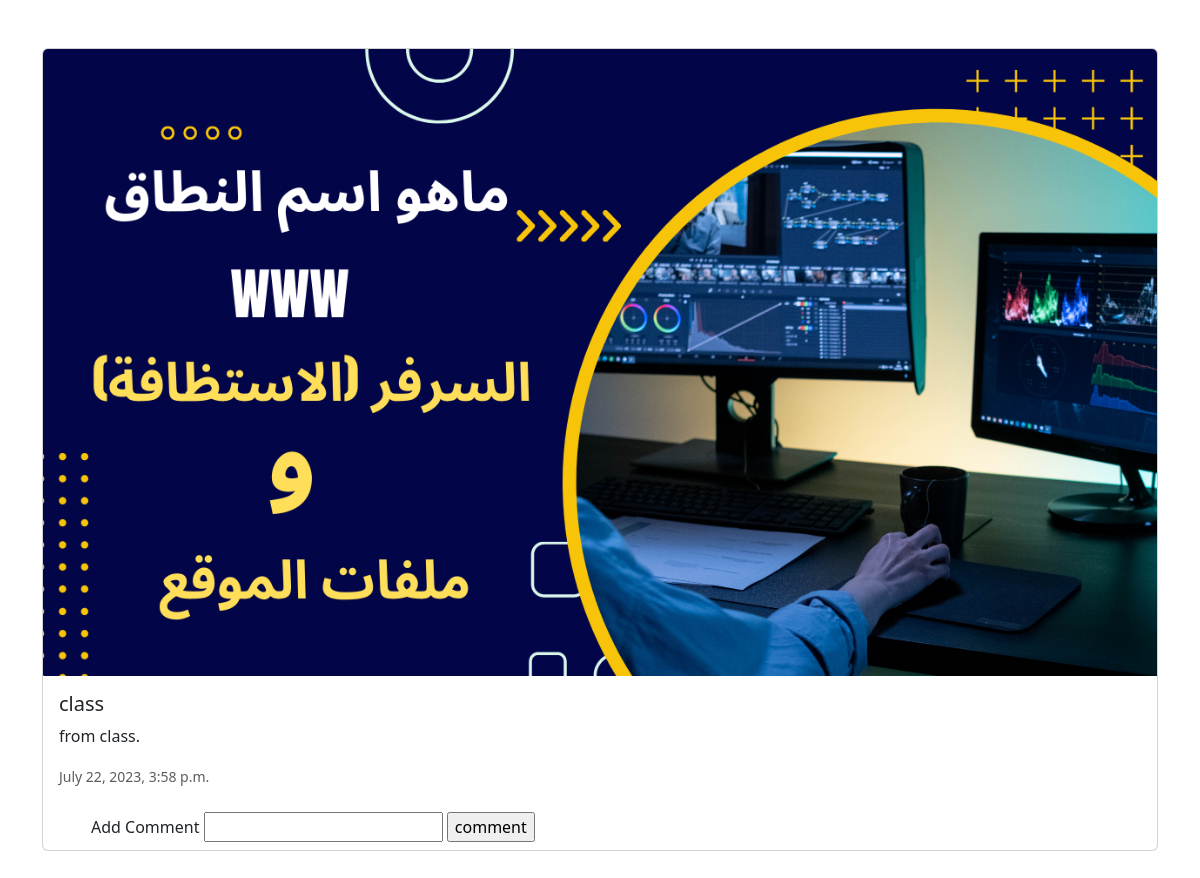
The app's page /blog/5 with its own data.
### blog/models.py (models this page shows, shortened)
class Post(models.Model):
    title = models.CharField(max_length=100)
    content = models.TextField(max_length=10000)
    create_date = models.DateTimeField(default=timezone.now)
    draft = models.BooleanField(default=False)
    tags = TaggableManager()
    author = models.ForeignKey(User, on_delete=models.SET_NULL ,blank=True ,null=True ,related_name='post_user')
    image = models.ImageField(upload_to='posts')

### blog/views.py (the view)
# urls.py: path('blog/<int:pk>', post_detail, name='post_detail' ),
def post_detail(request, pk):
    post = Post.objects.get(id=pk)
    comments = Comment.objects.filter(post=post)
    if request.method=='POST':
        form = CommentForm(request.POST)
        if form.is_valid():
            myform = form.save(commit=False)
            myform.user = request.user
            myform.post = post
            myform.save()
    else:
        form = CommentForm()
    return render(request, 'blog/post_detail.html', {'post':post, 'comments':comments, 'form':form})

### blog/forms.py
class CommentForm(forms.ModelForm):
    class Meta:
        model = Comment
        fields = ('comment', )

### blog/templates/blog/post_detail.html (shortened to what this page needs)
<!doctype html>
<html lang="en">
  <head>
    <link href="https://cdn.jsdelivr.net/npm/bootstrap@5.3.0/dist/css/bootstrap.min.css" rel="stylesheet">
  </head>
  <body>
    <div class="container my-5">
      <div class="card mb-3">
        <img src="{{ post.image.url }}" class="card-img-top" alt="...">
        <div class="card-body">
          <h5 class="card-title">{{ post.title }}</h5>
          <p class="card-text">{{ post.content }}.</p>
          <p class="card-text"><small class="text-body-secondary">{{ post.create_date }}</small></p>
        </div>
        <div class="mx-5">
          <div class="py-2">
            <form method="post">
              <label for="comment">Add Comment</label>
              <input id="comment" name="comment" type="text" value="{{comment}}">
              <input type="submit" value="comment" >
            </form>
          </div>
        </div>
      </div>
    </div>
  </body>
</html>

### records on screen
Post: image (picture), title "class", content "from class", create_date "July 22, 2023, 3:58 p.m."
